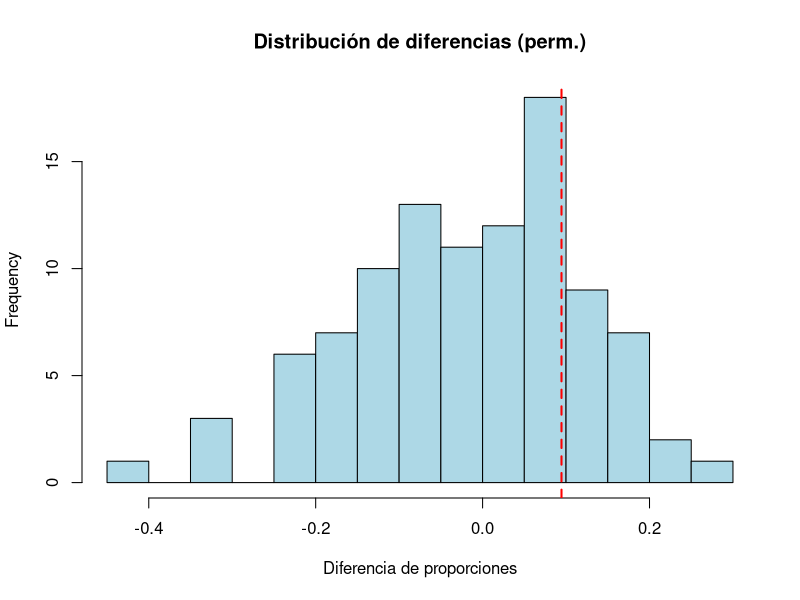

Here is the R script that generated this plot:
## ---- chunk 1
knitr::opts_chunk$set(echo = TRUE)
## ---- chunk 2
# Leemos los datos
datos <- read.csv("EI-2024-2-PE2-Datos-Forma-06.csv")
datos$macro_zona <- as.factor(datos$macro_zona)
datos$franja <- as.factor(datos$franja)

str(datos)

set.seed(131)
## ---- chunk 3
# Filtrar viviendas DFL2 (superficie <= 120 m2)
data_DFL2 <- subset(datos, superf <= 120)

# Separar datos por macrozona (centro y sur)
centro <- subset(data_DFL2, macro_zona == "centro")
sur <- subset(data_DFL2, macro_zona == "sur")
## ---- chunk 4
# Calcular proporción de sobreconsumo en cada macrozona
prop_centro <- mean(centro$sobre_cons == "si")
prop_sur <- mean(sur$sobre_cons == "si")

# Diferencia observada en proporciones
diff_obs <- prop_centro - prop_sur

cat("Diferencia observada en proporciones:", diff_obs, "\n")
## ---- chunk 5
# Crear la columna combinada para remuestreo
data_combined <- data_DFL2[, c("macro_zona", "sobre_cons")]
## ---- chunk 6
perm_test <- function(data, n_perm = 100) {
  diff_perm <- numeric(n_perm)
  
  for (i in 1:n_perm) {
    # Permutar las etiquetas de macrozona
    data$macro_zona <- sample(data$macro_zona)
    
    # Recalcular proporciones con las etiquetas permutadas
    prop_centro_perm <- mean(data[data$macro_zona == "centro", "sobre_cons"] == "si")
    prop_sur_perm <- mean(data[data$macro_zona == "sur", "sobre_cons"] == "si")
    
    # Guardar la diferencia en proporciones
    diff_perm[i] <- prop_centro_perm - prop_sur_perm
  }
  
  return(diff_perm)
}

# Ejecutar 100 permutaciones
n_permutations <- 100
diff_permuted <- perm_test(data_combined, n_perm = n_permutations)

# Creamos un histograma para visualizar la distribución de las diferencias
hist(diff_permuted, breaks = 20, main = "Distribución de diferencias (perm.)",
     xlab = "Diferencia de proporciones", col = "lightblue")
abline(v = diff_obs, col = "red", lwd = 2, lty = 2)  # Línea para la diferencia observada

